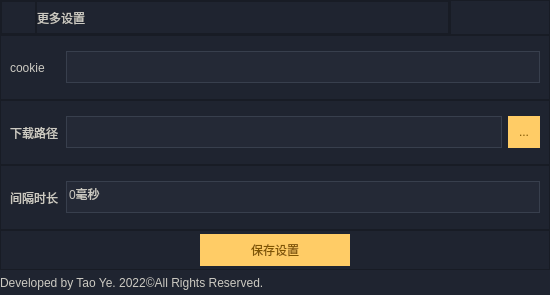
<?xml version="1.0" encoding="UTF-8"?>
<ui version="4.0">
 <class>Form</class>
 <widget class="QWidget" name="Form">
  <property name="geometry">
   <rect>
    <x>0</x>
    <y>0</y>
    <width>550</width>
    <height>295</height>
   </rect>
  </property>
  <property name="windowTitle">
   <string>Settings</string>
  </property>
  <property name="windowIcon">
   <iconset resource="sources.qrc">
    <normaloff>:/imgs/imgs/icon.png</normaloff>:/imgs/imgs/icon.png</iconset>
  </property>
  <property name="styleSheet">
   <string notr="true"/>
  </property>
  <layout class="QVBoxLayout" name="margin_layout">
   <property name="spacing">
    <number>0</number>
   </property>
   <property name="leftMargin">
    <number>0</number>
   </property>
   <property name="topMargin">
    <number>0</number>
   </property>
   <property name="rightMargin">
    <number>0</number>
   </property>
   <property name="bottomMargin">
    <number>0</number>
   </property>
   <item>
    <widget class="QWidget" name="background" native="true">
     <property name="styleSheet">
      <string notr="true">background-color:#1f2430</string>
     </property>
     <layout class="QVBoxLayout" name="verticalLayout">
      <property name="spacing">
       <number>0</number>
      </property>
      <property name="leftMargin">
       <number>0</number>
      </property>
      <property name="topMargin">
       <number>0</number>
      </property>
      <property name="rightMargin">
       <number>0</number>
      </property>
      <property name="bottomMargin">
       <number>0</number>
      </property>
      <item>
       <widget class="QFrame" name="title_bar">
        <property name="maximumSize">
         <size>
          <width>16777215</width>
          <height>35</height>
         </size>
        </property>
        <property name="mouseTracking">
         <bool>true</bool>
        </property>
        <property name="frameShape">
         <enum>QFrame::NoFrame</enum>
        </property>
        <property name="frameShadow">
         <enum>QFrame::Raised</enum>
        </property>
        <layout class="QHBoxLayout" name="horizontalLayout">
         <property name="spacing">
          <number>0</number>
         </property>
         <property name="leftMargin">
          <number>0</number>
         </property>
         <property name="topMargin">
          <number>0</number>
         </property>
         <property name="rightMargin">
          <number>0</number>
         </property>
         <property name="bottomMargin">
          <number>0</number>
         </property>
         <item>
          <widget class="QFrame" name="title_box">
           <property name="mouseTracking">
            <bool>true</bool>
           </property>
           <property name="frameShape">
            <enum>QFrame::StyledPanel</enum>
           </property>
           <property name="frameShadow">
            <enum>QFrame::Raised</enum>
           </property>
           <layout class="QHBoxLayout" name="horizontalLayout_3">
            <property name="spacing">
             <number>0</number>
            </property>
            <property name="leftMargin">
             <number>0</number>
            </property>
            <property name="topMargin">
             <number>0</number>
            </property>
            <property name="rightMargin">
             <number>0</number>
            </property>
            <property name="bottomMargin">
             <number>0</number>
            </property>
            <item>
             <widget class="QFrame" name="icon_box">
              <property name="maximumSize">
               <size>
                <width>35</width>
                <height>35</height>
               </size>
              </property>
              <property name="mouseTracking">
               <bool>true</bool>
              </property>
              <property name="styleSheet">
               <string notr="true"/>
              </property>
              <property name="frameShape">
               <enum>QFrame::StyledPanel</enum>
              </property>
              <property name="frameShadow">
               <enum>QFrame::Raised</enum>
              </property>
              <layout class="QHBoxLayout" name="horizontalLayout_6">
               <property name="spacing">
                <number>0</number>
               </property>
               <property name="leftMargin">
                <number>2</number>
               </property>
               <property name="topMargin">
                <number>2</number>
               </property>
               <property name="rightMargin">
                <number>2</number>
               </property>
               <property name="bottomMargin">
                <number>2</number>
               </property>
               <item>
                <widget class="QLabel" name="icon_label">
                 <property name="mouseTracking">
                  <bool>true</bool>
                 </property>
                 <property name="text">
                  <string/>
                 </property>
                 <property name="pixmap">
                  <pixmap resource="sources.qrc">:/imgs/imgs/icon.png</pixmap>
                 </property>
                 <property name="scaledContents">
                  <bool>true</bool>
                 </property>
                </widget>
               </item>
              </layout>
             </widget>
            </item>
            <item>
             <widget class="QFrame" name="title_label_box">
              <property name="sizePolicy">
               <sizepolicy hsizetype="Preferred" vsizetype="Minimum">
                <horstretch>0</horstretch>
                <verstretch>0</verstretch>
               </sizepolicy>
              </property>
              <property name="mouseTracking">
               <bool>true</bool>
              </property>
              <property name="frameShape">
               <enum>QFrame::StyledPanel</enum>
              </property>
              <property name="frameShadow">
               <enum>QFrame::Raised</enum>
              </property>
              <layout class="QHBoxLayout" name="horizontalLayout_7">
               <property name="spacing">
                <number>3</number>
               </property>
               <property name="leftMargin">
                <number>0</number>
               </property>
               <property name="topMargin">
                <number>0</number>
               </property>
               <property name="rightMargin">
                <number>0</number>
               </property>
               <property name="bottomMargin">
                <number>0</number>
               </property>
               <item>
                <widget class="QLabel" name="label">
                 <property name="mouseTracking">
                  <bool>true</bool>
                 </property>
                 <property name="styleSheet">
                  <string notr="true">color:#cccac2</string>
                 </property>
                 <property name="text">
                  <string>更多设置</string>
                 </property>
                </widget>
               </item>
              </layout>
             </widget>
            </item>
           </layout>
          </widget>
         </item>
         <item>
          <widget class="QFrame" name="title_btns_box">
           <property name="maximumSize">
            <size>
             <width>100</width>
             <height>16777215</height>
            </size>
           </property>
           <property name="mouseTracking">
            <bool>true</bool>
           </property>
           <property name="frameShape">
            <enum>QFrame::StyledPanel</enum>
           </property>
           <property name="frameShadow">
            <enum>QFrame::Raised</enum>
           </property>
           <layout class="QHBoxLayout" name="horizontalLayout_2">
            <property name="spacing">
             <number>0</number>
            </property>
            <property name="leftMargin">
             <number>0</number>
            </property>
            <property name="topMargin">
             <number>0</number>
            </property>
            <property name="rightMargin">
             <number>0</number>
            </property>
            <property name="bottomMargin">
             <number>0</number>
            </property>
            <item>
             <widget class="QPushButton" name="btn_min">
              <property name="sizePolicy">
               <sizepolicy hsizetype="Minimum" vsizetype="Minimum">
                <horstretch>0</horstretch>
                <verstretch>0</verstretch>
               </sizepolicy>
              </property>
              <property name="mouseTracking">
               <bool>true</bool>
              </property>
              <property name="styleSheet">
               <string notr="true">QPushButton{border:none}
QPushButton:hover{background-color:#363a45}</string>
              </property>
              <property name="text">
               <string/>
              </property>
              <property name="icon">
               <iconset resource="sources.qrc">
                <normaloff>:/imgs/imgs/minimize.png</normaloff>:/imgs/imgs/minimize.png</iconset>
              </property>
              <property name="iconSize">
               <size>
                <width>16</width>
                <height>16</height>
               </size>
              </property>
             </widget>
            </item>
            <item>
             <widget class="QPushButton" name="btn_close">
              <property name="sizePolicy">
               <sizepolicy hsizetype="Minimum" vsizetype="Minimum">
                <horstretch>0</horstretch>
                <verstretch>0</verstretch>
               </sizepolicy>
              </property>
              <property name="mouseTracking">
               <bool>true</bool>
              </property>
              <property name="styleSheet">
               <string notr="true">QPushButton{border:none}
QPushButton:hover{background-color:#d41325}</string>
              </property>
              <property name="text">
               <string/>
              </property>
              <property name="icon">
               <iconset resource="sources.qrc">
                <normaloff>:/imgs/imgs/close.png</normaloff>:/imgs/imgs/close.png</iconset>
              </property>
             </widget>
            </item>
           </layout>
          </widget>
         </item>
        </layout>
       </widget>
      </item>
      <item>
       <widget class="QFrame" name="content_bar">
        <property name="mouseTracking">
         <bool>true</bool>
        </property>
        <property name="frameShape">
         <enum>QFrame::NoFrame</enum>
        </property>
        <property name="frameShadow">
         <enum>QFrame::Raised</enum>
        </property>
        <layout class="QVBoxLayout" name="verticalLayout_2">
         <property name="spacing">
          <number>0</number>
         </property>
         <property name="leftMargin">
          <number>0</number>
         </property>
         <property name="topMargin">
          <number>0</number>
         </property>
         <property name="rightMargin">
          <number>0</number>
         </property>
         <property name="bottomMargin">
          <number>0</number>
         </property>
         <item>
          <widget class="QFrame" name="cookie_set">
           <property name="frameShape">
            <enum>QFrame::StyledPanel</enum>
           </property>
           <property name="frameShadow">
            <enum>QFrame::Raised</enum>
           </property>
           <layout class="QHBoxLayout" name="horizontalLayout_4">
            <item>
             <widget class="QLabel" name="cookie_label">
              <property name="minimumSize">
               <size>
                <width>50</width>
                <height>0</height>
               </size>
              </property>
              <property name="mouseTracking">
               <bool>true</bool>
              </property>
              <property name="styleSheet">
               <string notr="true">color:#cccac2</string>
              </property>
              <property name="text">
               <string>cookie</string>
              </property>
              <property name="wordWrap">
               <bool>true</bool>
              </property>
             </widget>
            </item>
            <item>
             <widget class="QLineEdit" name="cookie_input">
              <property name="minimumSize">
               <size>
                <width>0</width>
                <height>32</height>
               </size>
              </property>
              <property name="maximumSize">
               <size>
                <width>16777215</width>
                <height>32</height>
               </size>
              </property>
              <property name="mouseTracking">
               <bool>true</bool>
              </property>
              <property name="statusTip">
               <string/>
              </property>
              <property name="whatsThis">
               <string/>
              </property>
              <property name="accessibleDescription">
               <string/>
              </property>
              <property name="styleSheet">
               <string notr="true">QLineEdit{
	border:1px solid #383f4d;
	background-color:#242936;
	color:#cccac2
}

QLineEdit:focus{
	border:1px solid #c4a25f;
}</string>
              </property>
              <property name="placeholderText">
               <string/>
              </property>
             </widget>
            </item>
           </layout>
          </widget>
         </item>
         <item>
          <widget class="QFrame" name="path_set">
           <property name="frameShape">
            <enum>QFrame::StyledPanel</enum>
           </property>
           <property name="frameShadow">
            <enum>QFrame::Raised</enum>
           </property>
           <layout class="QHBoxLayout" name="horizontalLayout_9">
            <item>
             <widget class="QLabel" name="path_label">
              <property name="minimumSize">
               <size>
                <width>50</width>
                <height>0</height>
               </size>
              </property>
              <property name="mouseTracking">
               <bool>true</bool>
              </property>
              <property name="styleSheet">
               <string notr="true">color:#cccac2</string>
              </property>
              <property name="text">
               <string>下载路径</string>
              </property>
              <property name="wordWrap">
               <bool>true</bool>
              </property>
             </widget>
            </item>
            <item>
             <widget class="QLineEdit" name="path_input">
              <property name="minimumSize">
               <size>
                <width>0</width>
                <height>32</height>
               </size>
              </property>
              <property name="maximumSize">
               <size>
                <width>16777215</width>
                <height>32</height>
               </size>
              </property>
              <property name="mouseTracking">
               <bool>true</bool>
              </property>
              <property name="statusTip">
               <string/>
              </property>
              <property name="whatsThis">
               <string/>
              </property>
              <property name="accessibleDescription">
               <string/>
              </property>
              <property name="styleSheet">
               <string notr="true">QLineEdit{
	border:1px solid #383f4d;
	background-color:#242936;
	color:#cccac2
}

QLineEdit:focus{
	border:1px solid #c4a25f;
}</string>
              </property>
              <property name="placeholderText">
               <string/>
              </property>
             </widget>
            </item>
            <item>
             <widget class="QPushButton" name="btn_select">
              <property name="sizePolicy">
               <sizepolicy hsizetype="Minimum" vsizetype="Minimum">
                <horstretch>0</horstretch>
                <verstretch>0</verstretch>
               </sizepolicy>
              </property>
              <property name="minimumSize">
               <size>
                <width>32</width>
                <height>32</height>
               </size>
              </property>
              <property name="maximumSize">
               <size>
                <width>32</width>
                <height>32</height>
               </size>
              </property>
              <property name="mouseTracking">
               <bool>true</bool>
              </property>
              <property name="styleSheet">
               <string notr="true">QPushButton{
background-color:#ffcc66;
color:#805500;
border-style:outset;
}

QPushButton:hover{
background-color:#fac761;
}</string>
              </property>
              <property name="text">
               <string>...</string>
              </property>
              <property name="flat">
               <bool>false</bool>
              </property>
             </widget>
            </item>
           </layout>
          </widget>
         </item>
         <item>
          <widget class="QFrame" name="interval_set">
           <property name="frameShape">
            <enum>QFrame::StyledPanel</enum>
           </property>
           <property name="frameShadow">
            <enum>QFrame::Raised</enum>
           </property>
           <layout class="QHBoxLayout" name="horizontalLayout_8">
            <item>
             <widget class="QLabel" name="interval_label">
              <property name="minimumSize">
               <size>
                <width>50</width>
                <height>0</height>
               </size>
              </property>
              <property name="mouseTracking">
               <bool>true</bool>
              </property>
              <property name="styleSheet">
               <string notr="true">color:#cccac2</string>
              </property>
              <property name="text">
               <string>间隔时长</string>
              </property>
              <property name="wordWrap">
               <bool>true</bool>
              </property>
             </widget>
            </item>
            <item>
             <widget class="QSpinBox" name="spinBox">
              <property name="sizePolicy">
               <sizepolicy hsizetype="Expanding" vsizetype="Fixed">
                <horstretch>0</horstretch>
                <verstretch>0</verstretch>
               </sizepolicy>
              </property>
              <property name="minimumSize">
               <size>
                <width>0</width>
                <height>32</height>
               </size>
              </property>
              <property name="styleSheet">
               <string notr="true">QSpinBox{
	border:1px solid #383f4d;
	background-color:#242936;
	color:#cccac2
}

QSpinBox:focus{
	border:1px solid #c4a25f;
}

QSpinBox::down-button{
    border-style:outset;
}

QSpinBox::up-button{
    border-style:outset;
}</string>
              </property>
              <property name="suffix">
               <string>毫秒</string>
              </property>
              <property name="prefix">
               <string/>
              </property>
              <property name="maximum">
               <number>5000</number>
              </property>
             </widget>
            </item>
           </layout>
          </widget>
         </item>
        </layout>
       </widget>
      </item>
      <item>
       <widget class="QFrame" name="btn_frame">
        <property name="maximumSize">
         <size>
          <width>16777215</width>
          <height>40</height>
         </size>
        </property>
        <property name="frameShape">
         <enum>QFrame::StyledPanel</enum>
        </property>
        <property name="frameShadow">
         <enum>QFrame::Raised</enum>
        </property>
        <layout class="QHBoxLayout" name="horizontalLayout_10">
         <property name="spacing">
          <number>0</number>
         </property>
         <property name="leftMargin">
          <number>0</number>
         </property>
         <property name="topMargin">
          <number>0</number>
         </property>
         <property name="rightMargin">
          <number>0</number>
         </property>
         <property name="bottomMargin">
          <number>0</number>
         </property>
         <item>
          <widget class="QPushButton" name="btn_save">
           <property name="minimumSize">
            <size>
             <width>150</width>
             <height>32</height>
            </size>
           </property>
           <property name="maximumSize">
            <size>
             <width>150</width>
             <height>16777215</height>
            </size>
           </property>
           <property name="styleSheet">
            <string notr="true">QPushButton{
background-color:#ffcc66;
color:#805500;
border-style:outset;
}

QPushButton:hover{
background-color:#fac761;
}</string>
           </property>
           <property name="text">
            <string>保存设置</string>
           </property>
          </widget>
         </item>
        </layout>
       </widget>
      </item>
      <item>
       <widget class="QFrame" name="status_bar">
        <property name="maximumSize">
         <size>
          <width>16777215</width>
          <height>25</height>
         </size>
        </property>
        <property name="mouseTracking">
         <bool>true</bool>
        </property>
        <property name="frameShape">
         <enum>QFrame::NoFrame</enum>
        </property>
        <property name="frameShadow">
         <enum>QFrame::Raised</enum>
        </property>
        <layout class="QHBoxLayout" name="horizontalLayout_5">
         <property name="spacing">
          <number>0</number>
         </property>
         <property name="leftMargin">
          <number>0</number>
         </property>
         <property name="topMargin">
          <number>0</number>
         </property>
         <property name="rightMargin">
          <number>0</number>
         </property>
         <property name="bottomMargin">
          <number>0</number>
         </property>
         <item>
          <widget class="QLabel" name="copyright">
           <property name="mouseTracking">
            <bool>true</bool>
           </property>
           <property name="styleSheet">
            <string notr="true">color:#cccac2</string>
           </property>
           <property name="text">
            <string>Developed by Tao Ye. 2022©All Rights Reserved.</string>
           </property>
          </widget>
         </item>
        </layout>
       </widget>
      </item>
     </layout>
    </widget>
   </item>
  </layout>
 </widget>
 <resources>
  <include location="sources.qrc"/>
 </resources>
 <connections/>
</ui>
